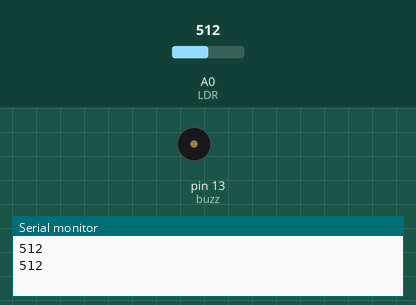
This sketch was run on a simulated Arduino Uno, built with avr-gcc and run on an emulated ATmega328P. On the bench: buzzer (waves = sounding), the last lines printed to the serial monitor. Inputs (shaded band) come from the test bench; at power-on: A0 (LDR) = 512.

Above: at 1.8 s.
1.9 s: A0 (LDR) set to 0
At 2.5 s:
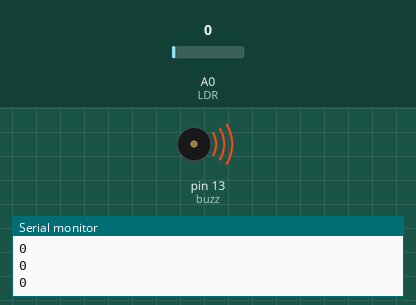
3.6 s: A0 (LDR) set to 12
At 4.7 s:
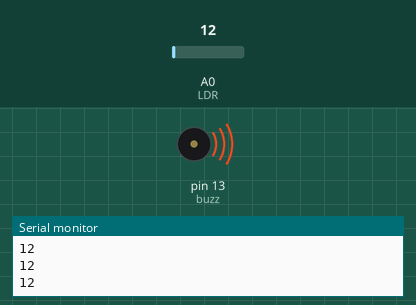
5.1 s: A0 (LDR) set to 16
At 5.8 s:
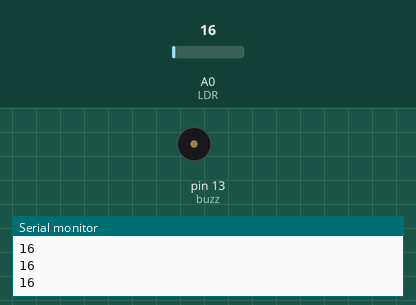
Timing chart, 0 to 8.1 s (numbered marks = the images above; inputs shaded):
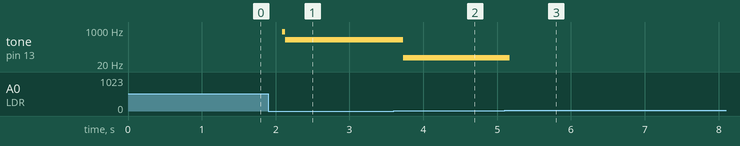

The sketch:

LDR-experiment.ino
```cpp
int LDR = A0;
int buzz = 13;
void setup() {
  pinMode(LDR, INPUT);
  pinMode(buzz, OUTPUT);
  Serial.begin(9600);
  // put your setup code here, to run once:

}

void loop() {
  int out = analogRead(LDR);
  Serial.println(out);
  digitalWrite(buzz, HIGH);
  delay(out);
  digitalWrite(buzz, LOW);
  delay(out);
  // put your main code here, to run repeatedly:

}
```

Measured:
- the behaviour switches between 13 and 14 on A0 (LDR) (found by bisection; images 2 and 3)
- after the input at 1.9 s, tone on pin 13 (buzz): silent → 828 Hz after 0.19 s, → 334 Hz 0.04 s later
- after the input at 3.6 s, tone on pin 13 (buzz): 334 Hz → 41 Hz after 0.13 s
- after the input at 5.1 s, tone on pin 13 (buzz): 41 Hz → silent after 0.07 s
